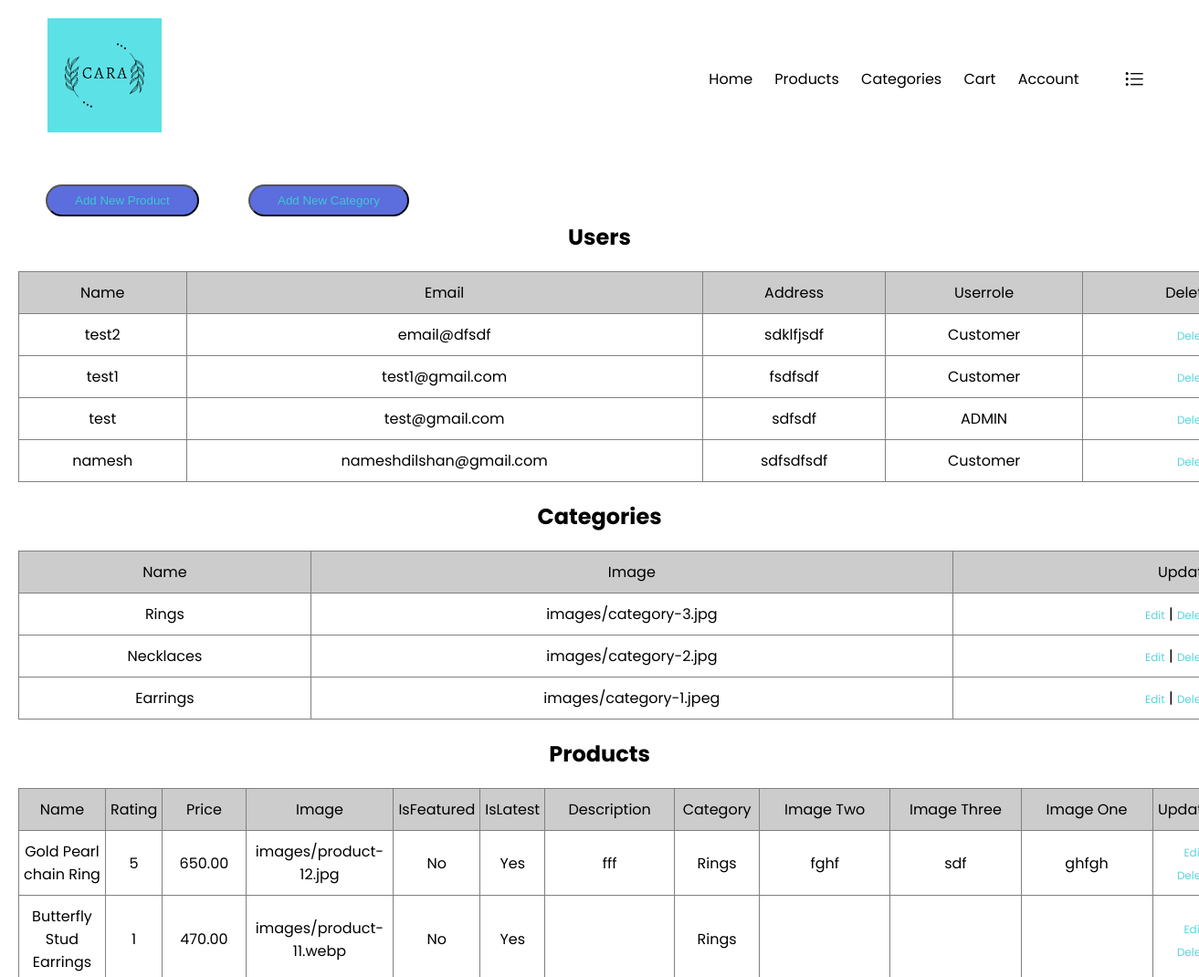
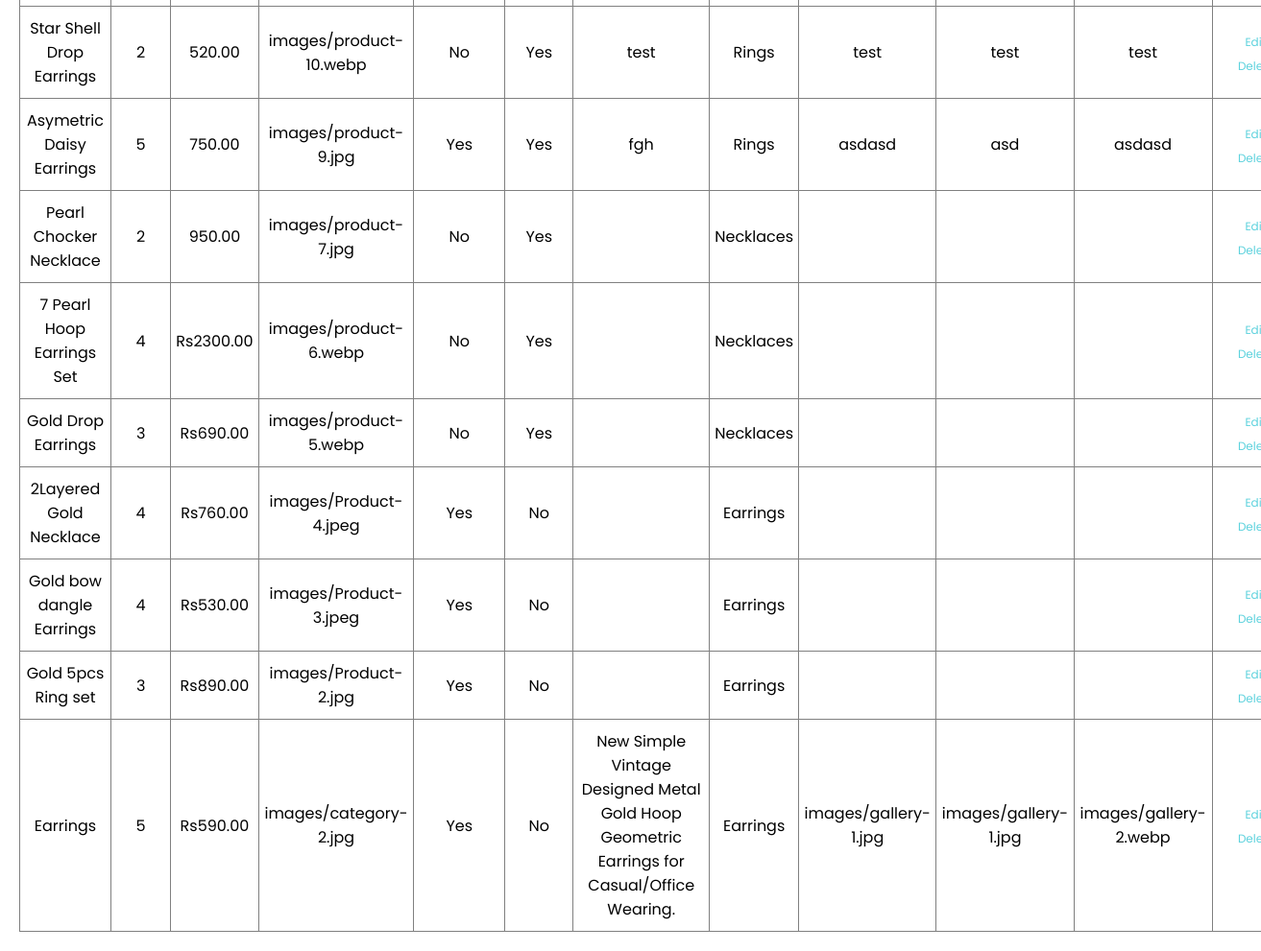
The app's page /admindashboard.php with its own data (2 pictures, top to bottom).
### tables this page shows
CREATE TABLE `customer` (
  `id` int(11) NOT NULL AUTO_INCREMENT,
  `name` varchar(255) DEFAULT NULL,
  `email` varchar(100) DEFAULT NULL,
  `password` varchar(45) DEFAULT NULL,
  `cart` varchar(255) DEFAULT NULL,
  `userrole` varchar(45) DEFAULT NULL,
  `passwordresetcode` varchar(255) DEFAULT NULL,
  `address` varchar(255) DEFAULT NULL,
  PRIMARY KEY (`id`)
);

CREATE TABLE `category` (
  `id` int(11) NOT NULL AUTO_INCREMENT,
  `name` varchar(45) DEFAULT NULL,
  `image` varchar(255) DEFAULT NULL,
  PRIMARY KEY (`id`)
);

CREATE TABLE `product` (
  `id` int(11) NOT NULL AUTO_INCREMENT,
  `name` varchar(255) DEFAULT NULL,
  `rating` varchar(45) DEFAULT NULL,
  `price` varchar(45) DEFAULT NULL,
  `image` varchar(255) DEFAULT NULL,
  `isfeatured` varchar(45) DEFAULT NULL,
  `islatest` varchar(45) DEFAULT NULL,
  `description` varchar(255) DEFAULT NULL,
  `category` varchar(45) DEFAULT NULL,
  `image_two` varchar(255) DEFAULT NULL,
  `image_three` varchar(255) DEFAULT NULL,
  `image_one` varchar(255) DEFAULT NULL,
  PRIMARY KEY (`id`)
);

### admindashboard.php (the view, shortened to what this page needs)
<!DOCTYPE html>
<html lang="en">
<head>
    <link rel="stylesheet" href="style.css">
</head>
<body>
    <?php include('common/header.php');
    include('backend/dbconnection.php');
    ?>
    <button  onClick="triggerShowHideAddDiv()" class="btn" style="margin-left: 50px; margin-bottom: 5px;">Add New Product</button>
    <button  onClick="triggerShowHideAddCategoryDiv()" class="btn" style="margin-left: 50px; margin-bottom: 5px;">Add New Category</button>
    <h2 style="text-align: center;">Users</h2>
    <?php
    $sql = "SELECT * FROM customer ORDER BY id DESC";
    $result = mysqli_query($conn, $sql);
    ?>
    <table border=1 style="width:'80%'; margin: 20px; ">
	<tr bgcolor='#CCCCCC'>
		<td>Name</td>
        <td>Email</td>
		<td>Address</td>
		<td>Userrole</td>
        <td>Delete</td>
	</tr>
	<?php
	while($res = mysqli_fetch_array($result, MYSQLI_ASSOC)) {
		echo "<tr>";
		echo "<td>".$res['name']."</td>";
        echo "<td>".$res['email']."</td>";
        echo "<td>".$res['address']."</td>";
        echo "<td>".$res['userrole']."</td>";
		echo "<td><a href=\"backend/deleteuser.php?id=$res[id]\" onClick=\"return confirm('Are you sure you want to delete?')\">Delete</a></td>";
	}
	?>
	</table>
    <h2 style="text-align: center;">Categories</h2>
    <?php
    $sql = "SELECT * FROM category ORDER BY id DESC";
    $result = mysqli_query($conn, $sql);
    ?>
    <table border=1 style="width:'80%'; margin: 20px; ">
	<tr bgcolor='#CCCCCC'>
		<td>Name</td>
		<td>Image</td>
		<td>Update</td>
	</tr>
	<?php
	while($res = mysqli_fetch_array($result, MYSQLI_ASSOC)) {
		echo "<tr>";
		echo "<td>".$res['name']."</td>";
        echo "<td>".$res['image']."</td>";
		echo "<td><a href=\"editcategory.php?id=$res[id]\">Edit</a> | <a href=\"backend/deletecategory.php?id=$res[id]\" onClick=\"return confirm('Are you sure you want to delete?')\">Delete</a></td>";
	}
	?>
	</table>
    <h2 style="text-align: center;">Products</h2>
    <?php
    $sql = "SELECT * FROM product ORDER BY id DESC";
    $result = mysqli_query($conn, $sql);
    ?>
    <table border=1 style="width:'80%'; margin: 20px; ">
	<tr bgcolor='#CCCCCC'>
		<td>Name</td>
		<td>Rating</td>
		<td>Price</td>
		<td>Image</td>
        <td>IsFeatured</td>
		<td>IsLatest</td>
		<td>Description</td>
		<td>Category</td>
        <td>Image Two</td>
        <td>Image Three</td>
		<td>Image One</td>
		<td>Update</td>
	</tr>
	<?php
	while($res = mysqli_fetch_array($result, MYSQLI_ASSOC)) {
		echo "<tr>";
		echo "<td>".$res['name']."</td>";
        echo "<td>".$res['rating']."</td>";
        echo "<td>".$res['price']."</td>";
        echo "<td>".$res['image']."</td>";
        if($res['isfeatured'] == 1){
            echo "<td>Yes</td>";
        }else{
            echo "<td>No</td>";
        }
        if($res['islatest'] == 1){
            echo "<td>Yes</td>";
        }else{
            echo "<td>No</td>";
        }
        echo "<td>".$res['description']."</td>";
        echo "<td>".$res['category']."</td>";
        echo "<td>".$res['image_two']."</td>";
        echo "<td>".$res['image_three']."</td>";
        echo "<td>".$res['image_one']."</td>";
		echo "<td><a href=\"editproduct.php?id=$res[id]\">Edit</a> | <a href=\"backend/deleteproduct.php?id=$res[id]\" onClick=\"return confirm('Are you sure you want to delete?')\">Delete</a></td>";
	}
	?>
	</table>
</body>
</body>
</html>

### style.css (style rules this page uses)
* { margin: 0; padding: 0; box-sizing: border-box; }
body { font-family: 'Poppins', sans-serif; }
a { text-decoration: none; color: black; }
.btn { display: inline-block; background: #5c6ddd; color: rgb(57, 203, 208); padding: 8px 30px; margin: 30px 0; border-radius: 30px; transition: background 0.5s; }
table { width: 100%; border-collapse: collapse; }
td { padding: 10px 5px; }
td a { color: #0fbdcdac; font-size: 12px; }
td:last-child { text-align: right; }

### admindashboard.php (style rules this page uses)
table { text-align: center; margin-left: auto; margin-right: auto; }

### records on screen
customer: name "test2", email "email@dfsdf", address "sdklfjsdf", userrole "Customer"
customer: name "test1", email "test1@gmail.com", address "fsdfsdf", userrole "Customer"
customer: name "test", email "test@gmail.com", address "sdfsdf", userrole "ADMIN"
customer: name "namesh", email "nameshdilshan@gmail.com", address "sdfsdfsdf", userrole "Customer"
category: name "Rings", image "images/category-3.jpg"
category: name "Necklaces", image "images/category-2.jpg"
category: name "Earrings", image "images/category-1.jpeg"
product: name "Gold Pearl chain Ring", rating "5", price "650.00", image "images/product-12.jpg", isfeatured "No", islatest "Yes", description "fff", category "Rings", image_two "fghf", image_three "sdf", image_one "ghfgh"
product: name "Butterfly Stud Earrings", rating "1", price "470.00", image "images/product-11.webp", isfeatured "No", islatest "Yes", category "Rings"
product: name "Star Shell Drop Earrings", rating "2", price "520.00", image "images/product-10.webp", isfeatured "No", islatest "Yes", description "test", category "Rings", image_two "test", image_three "test", image_one "test"
product: name "Asymetric Daisy Earrings", rating "5", price "750.00", image "images/product-9.jpg", isfeatured "Yes", islatest "Yes", description "fgh", category "Rings", image_two "asdasd", image_three "asd", image_one "asdasd"
product: name "Pearl Chocker Necklace", rating "2", price "950.00", image "images/product-7.jpg", isfeatured "No", islatest "Yes", category "Necklaces"
product: name "7 Pearl Hoop Earrings Set", rating "4", price "Rs2300.00", image "images/product-6.webp", isfeatured "No", islatest "Yes", category "Necklaces"
product: name "Gold Drop Earrings", rating "3", price "Rs690.00", image "images/product-5.webp", isfeatured "No", islatest "Yes", category "Necklaces"
product: name "2Layered Gold Necklace", rating "4", price "Rs760.00", image "images/Product-4.jpeg", isfeatured "Yes", islatest "No", category "Earrings"
product: name "Gold bow dangle Earrings", rating "4", price "Rs530.00", image "images/Product-3.jpeg", isfeatured "Yes", islatest "No", category "Earrings"
product: name "Gold 5pcs Ring set", rating "3", price "Rs890.00", image "images/Product-2.jpg", isfeatured "Yes", islatest "No", category "Earrings"
product: name "Earrings", rating "5", price "Rs590.00", image "images/category-2.jpg", isfeatured "Yes", islatest "No", description "New Simple Vintage Designed Metal Gold Hoop Geometric Earrings for Casual/Office Wearing.", category "Earrings", image_two "images/gallery-1.jpg", image_three "images/gallery-1.jpg", image_one "images/gallery-2.webp"
